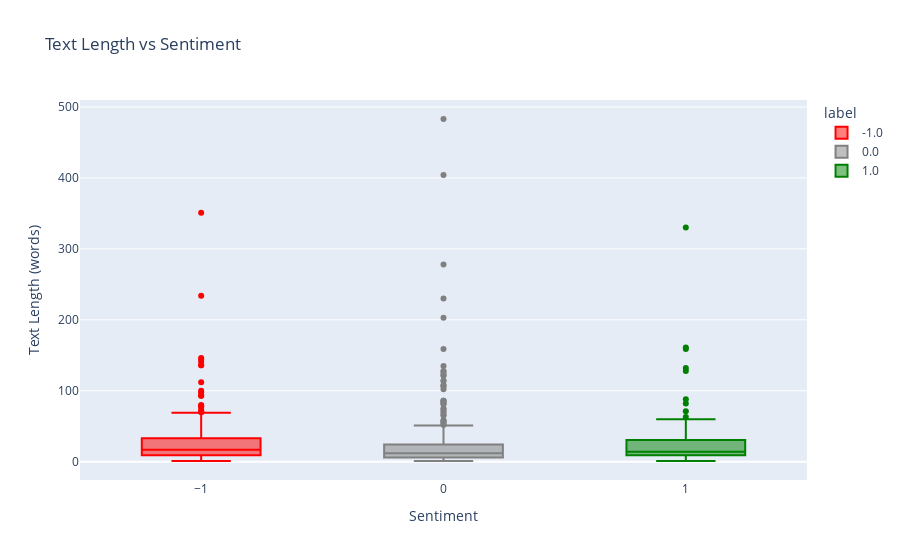

Write notebook code for a chart like this one.
### Markdown cell above
The second graph is a **box Plot** of **Text Length vs Sentiment**.
<br>
This graph is used to find out: **Do positive posts tend to be longer or shorter than negative ones? Is there much variation in text length across sentiments?**

### Code cell
# Text Length Distribution by Sentiment
fig2 = px.box(
    df, x='label', y='text_length', color='label',
    title="Text Length vs Sentiment",
    color_discrete_map={-1.0: "red", 0.0: "gray", 1.0: "green"}
)
fig2.update_layout(xaxis_title="Sentiment", yaxis_title="Text Length (words)")
fig2.show()

### Figure 1 — Plotly figure (JSON) as saved in the notebook; plotly's stock layout.template omitted (floating-point values rounded to 4 significant figures; data arrays with more than 128 entries replaced by an {"elided": "..."} marker saying what was removed)
{"data": [{"alignmentgroup": "True", "hovertemplate": "label=%{x}<br>text_length=%{y}<extra></extra>", "legendgroup": "-1.0", "marker": {"color": "red"}, "name": "-1.0", "notched": false, "offsetgroup": "-1.0", "orientation": "v", "showlegend": true, "type": "box", "x": {"elided": "315 float values"}, "x0": " ", "xaxis": "x", "y": {"elided": "315 int values"}, "y0": " ", "yaxis": "y"}, {"alignmentgroup": "True", "hovertemplate": "label=%{x}<br>text_length=%{y}<extra></extra>", "legendgroup": "0.0", "marker": {"color": "gray"}, "name": "0.0", "notched": false, "offsetgroup": "0.0", "orientation": "v", "showlegend": true, "type": "box", "x": {"elided": "401 float values"}, "x0": " ", "xaxis": "x", "y": {"elided": "401 int values"}, "y0": " ", "yaxis": "y"}, {"alignmentgroup": "True", "hovertemplate": "label=%{x}<br>text_length=%{y}<extra></extra>", "legendgroup": "1.0", "marker": {"color": "green"}, "name": "1.0", "notched": false, "offsetgroup": "1.0", "orientation": "v", "showlegend": true, "type": "box", "x": [1.0, 1.0, 1.0, 1.0, 1.0, 1.0, 1.0, 1.0, 1.0, 1.0, 1.0, 1.0, 1.0, 1.0, 1.0, 1.0, 1.0, 1.0, 1.0, 1.0, 1.0, 1.0, 1.0, 1.0, 1.0, 1.0, 1.0, 1.0, 1.0, 1.0, 1.0, 1.0, 1.0, 1.0, 1.0, 1.0, 1.0, 1.0, 1.0, 1.0, 1.0, 1.0, 1.0, 1.0, 1.0, 1.0, 1.0, 1.0, 1.0, 1.0, 1.0, 1.0, 1.0, 1.0, 1.0, 1.0, 1.0, 1.0, 1.0, 1.0, 1.0, 1.0, 1.0, 1.0, 1.0, 1.0, 1.0, 1.0, 1.0, 1.0, 1.0, 1.0, 1.0, 1.0, 1.0, 1.0, 1.0, 1.0, 1.0, 1.0, 1.0, 1.0, 1.0, 1.0, 1.0, 1.0, 1.0, 1.0, 1.0, 1.0, 1.0, 1.0, 1.0, 1.0, 1.0, 1.0, 1.0, 1.0, 1.0, 1.0, 1.0, 1.0, 1.0, 1.0, 1.0, 1.0, 1.0, 1.0], "x0": " ", "xaxis": "x", "y": [159, 37, 14, 15, 10, 49, 8, 12, 11, 20, 12, 12, 54, 5, 29, 31, 27, 26, 1, 24, 330, 59, 52, 5, 2, 30, 4, 8, 11, 18, 161, 4, 132, 5, 12, 30, 27, 21, 3, 32, 34, 9, 30, 41, 55, 11, 33, 1, 5, 12, 1, 8, 5, 128, 6, 15, 4, 8, 44, 6, 9, 10, 13, 60, 16, 25, 16, 20, 15, 71, 12, 63, 31, 21, 2, 23, 7, 10, 15, 10, 82, 57, 88, 12, 11, 9, 15, 11, 11, 58, 9, 12, 14, 5, 15, 11, 13, 22, 20, 31, 2, 14, 10, 8, 32, 3, 17, 9], "y0": " ", "yaxis": "y"}], "layout": {"boxmode": "overlay", "legend": {"title": {"text": "label"}, "tracegroupgap": 0}, "title": {"text": "Text Length vs Sentiment"}, "xaxis": {"anchor": "y", "categoryarray": [-1, 0, 1], "categoryorder": "array", "domain": [0, 1], "title": {"text": "Sentiment"}}, "yaxis": {"anchor": "x", "domain": [0, 1], "title": {"text": "Text Length (words)"}}}}
